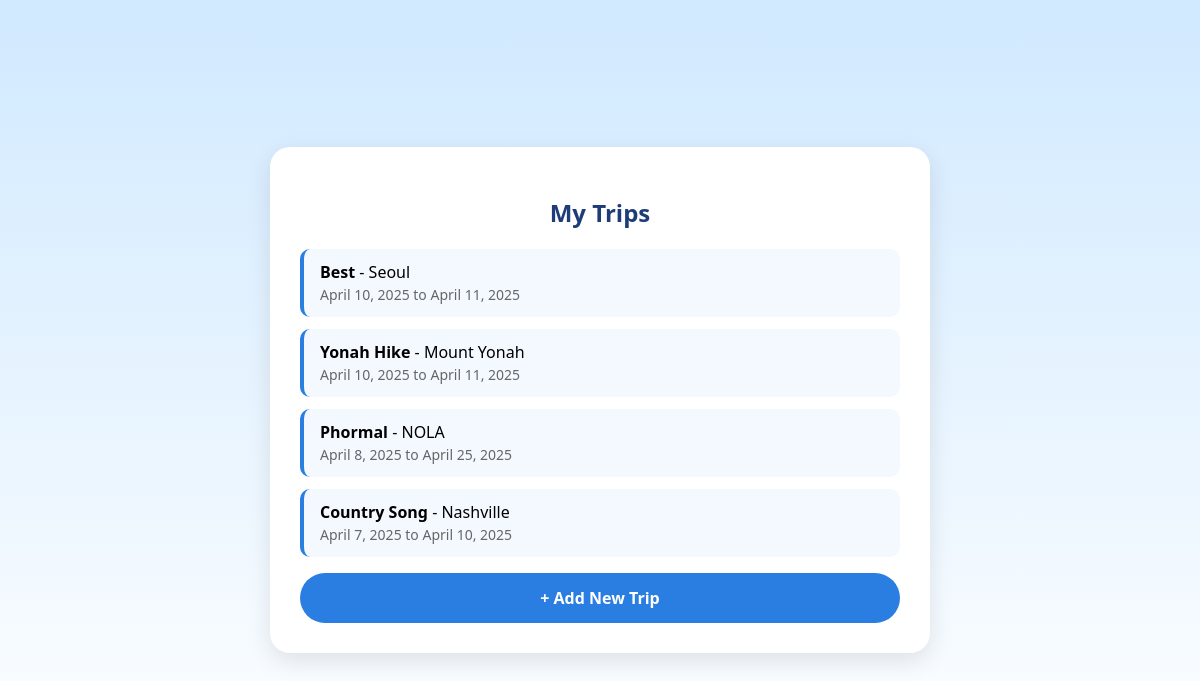
The page /trips/list/ (signed in) on the database its author committed.
### trips/models.py (models this page shows, shortened)
class Trip(models.Model):
    TRIP_TYPE_CHOICES = [
        ('beach', 'Beach'),
        ('city', 'City'),
        ('hiking', 'Hiking'),
        ('business', 'Business'),
        ('snow', 'Snow / Ski'),
        ('other', 'Other'),
    ]
    user = models.ForeignKey(get_user_model(), on_delete=models.CASCADE)
    name = models.CharField(max_length=100)
    destination = models.CharField(max_length=100)
    start_date = models.DateField()
    end_date = models.DateField()
    trip_type = models.CharField(max_length=50, choices=TRIP_TYPE_CHOICES, default='other')
    manually_cleared = models.BooleanField(default=False)

### trips/views.py (the view)
# urls.py: path('list/', views.trip_list, name='trip_list'),
@login_required
def trip_list(request):
    trips = Trip.objects.filter(user=request.user).order_by('-start_date')
    return render(request, 'trips/trip_list.html', {'trips': trips})

### trips/templates/trips/trip_list.html (shortened to what this page needs)
{% load static %}
<!DOCTYPE html>
<html lang="en">
<head>
</head>
<body>
<div class="container">
  <h2>My Trips</h2>
  {% if trips %}
    <ul>
      {% for trip in trips %}
        <li>
          <span class="trip-name">{{ trip.name }}</span> - {{ trip.destination }}<br>
          <span class="trip-date">{{ trip.start_date }} to {{ trip.end_date }}</span>
        </li>
      {% endfor %}
    </ul>
  {% else %}
    <div class="no-trips">No trips yet. <a href="{% url 'create_trip' %}">Create one!</a></div>
  {% endif %}
  <a href="{% url 'create_trip' %}" class="add-trip">+ Add New Trip</a>
</div>
</body>
</html>

### trips/templates/trips/trip_list.html (style rules this page uses)
body { margin: 0; padding: 0; font-family: 'Segoe UI', sans-serif; background: linear-gradient(to bottom, #d0e9ff, #ffffff); display: flex; justify-content: center; align-items: center; min-height: 100vh; }
.container { width: 90%; max-width: 600px; background: white; padding: 30px; border-radius: 20px; box-shadow: 0 8px 25px rgba(0, 0, 0, 0.1); }
h2 { text-align: center; color: #1d3c78; margin-bottom: 20px; }
ul { list-style-type: none; padding: 0; }
li { background: #f4f8ff; margin-bottom: 12px; padding: 12px 16px; border-radius: 10px; border-left: 4px solid #2a7de1; }
.add-trip { display: block; text-align: center; background-color: #2a7de1; color: white; padding: 14px; border-radius: 30px; text-decoration: none; font-weight: bold; margin-top: 10px; }
.trip-name { font-weight: bold; }
.trip-date { font-size: 14px; color: #666; }

### rows shown on the page
Trip: name "Best", destination "Seoul", start_date "April 10, 2025", end_date "April 11, 2025"
Trip: name "Yonah Hike", destination "Mount Yonah", start_date "April 10, 2025", end_date "April 11, 2025"
Trip: name "Phormal", destination "NOLA", start_date "April 8, 2025", end_date "April 25, 2025"
Trip: name "Country Song", destination "Nashville", start_date "April 7, 2025", end_date "April 10, 2025"
